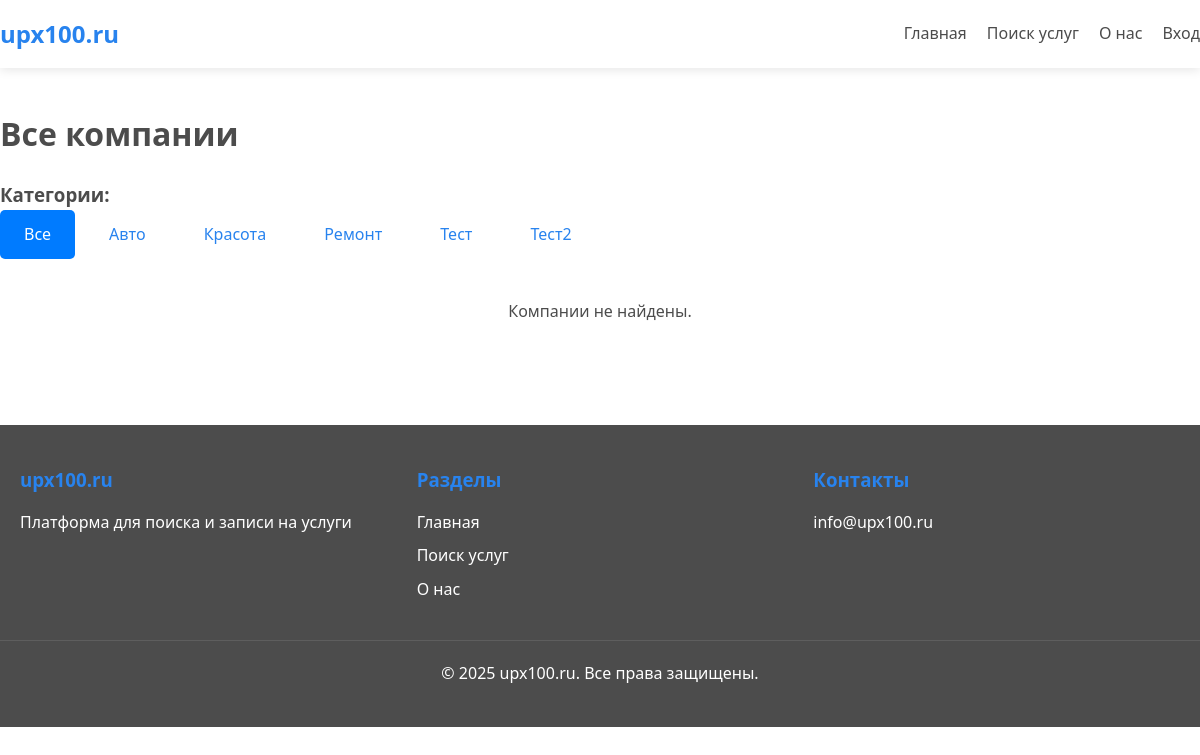
The page /client/companies/ on the database as committed earlier.
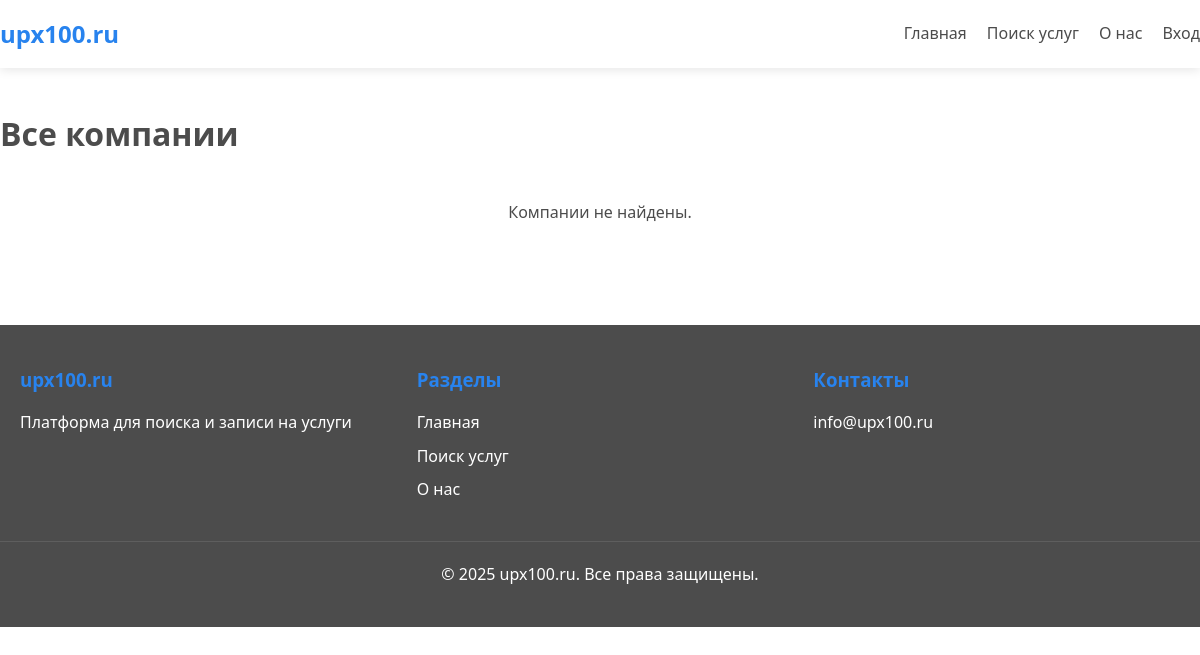
The same page on the database as committed later.
### companies/models.py (models this page shows, shortened)
class Category(models.Model):
    name = models.CharField(
        max_length=100,
        unique=True,
        verbose_name='Название категории'
    )
    slug = models.SlugField(
        max_length=100,
        unique=True,
        verbose_name='Слаг'
    )
    icon = models.ImageField(
        upload_to='categories/icons/',
        blank=True,
        null=True,
        verbose_name='Иконка'
    )
    created_at = models.DateTimeField(
        auto_now_add=True,
        verbose_name='Дата создания'
    )
    class Meta:
        verbose_name = 'Категория'
        verbose_name_plural = 'Категории'
        ordering = ['name']

### client/views.py (the view, shortened to what this page needs)
# urls.py: path('companies/', views.companies_list_view, name='companies_list'),
def companies_list_view(request):
    category_slug = request.GET.get('category')
    subcategory_slug = request.GET.get('subcategory')
    companies = Company.objects.filter(owner__is_verified=True)
    categories = Category.objects.all()
    context = {
        'companies': companies,
        'categories': categories,
        'selected_category': category_slug,
        'selected_subcategory': subcategory_slug,
    }
    return render(request, 'client/companies_list.html', context)

### templates/client/companies_list.html (shortened to what this page needs)
{% extends 'base.html' %}
{% block content %}
<div class="container" style="padding: 40px 0;">
    <h1>Все компании</h1>
    {% if categories %}
    <div style="margin: 20px 0;">
        <h3>Категории:</h3>
        <div style="display: flex; gap: 10px; flex-wrap: wrap;">
            <a href="?{% if query %}q={{ query }}{% endif %}"
               class="btn btn--outline"
               style="{% if not selected_category %}background: #007bff; color: white;{% endif %}">
                Все
            </a>
            {% for category in categories %}
                <a href="?category={{ category.slug }}{% if query %}&q={{ query }}{% endif %}"
                   class="btn btn--outline"
                   style="{% if category.slug == selected_category %}background: #007bff; color: white;{% endif %}">
                    {{ category.name }}
                </a>
            {% endfor %}
        </div>
    </div>
    {% endif %}
    {% if companies %}
        <div style="display: grid; grid-template-columns: repeat(auto-fill, minmax(350px, 1fr)); gap: 30px; margin-top: 30px;">
            {% for company in companies %}
                <div class="card" style="padding: 20px; transition: transform 0.2s;" onmouseover="this.style.transform='translateY(-5px)'" onmouseout="this.style.transform='translateY(0)'">
                    {% if company.logo %}
                        <img src="{{ company.logo.url }}" alt="{{ company.name }}" style="width: 80px; height: 80px; object-fit: cover; border-radius: 50%; margin-bottom: 15px;">
                    {% endif %}
                    <h3 style="margin-bottom: 10px;">{{ company.name }}</h3>
                    {% if company.description %}
                        <p style="color: #666; margin-bottom: 15px;">{{ company.description|truncatewords:15 }}</p>
                    {% endif %}
                    {% if company.address %}
                        <p style="font-size: 14px; color: #888;">📍 {{ company.address }}</p>
                    {% endif %}
                    <a href="{% url 'client:company_detail' company.pk %}" class="btn btn--primary" style="margin-top: 15px; width: 100%;">Посмотреть услуги</a>
                </div>
            {% endfor %}
        </div>
    {% else %}
        <div style="margin-top: 40px; text-align: center;">
            <p>Компании не найдены.</p>
        </div>
    {% endif %}
</div>
{% endblock %}

Rows that differ between the two databases and show on the page:
removed Category: name "Авто"
removed Category: name "Красота"
removed Category: name "Ремонт"
removed Category: name "Тест"
removed Category: name "Тест2"
Other text that changed with them:
text no longer shown: "Категории: Все"
